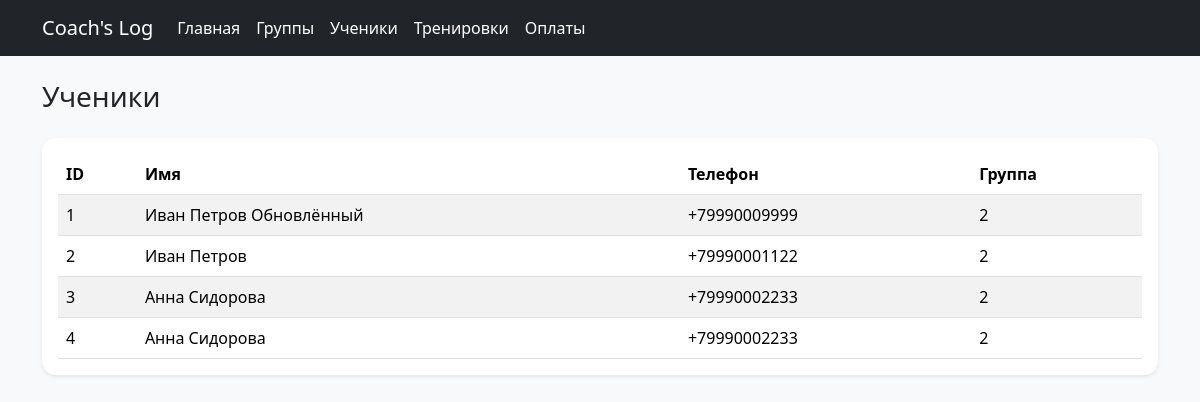
Screenshot of /students-page with the database file from the repository.
### app/models/student.py (models this page shows)
class Student(Base):
    __tablename__ = "students"
    id: Mapped[int] = mapped_column(primary_key=True, index=True)
    full_name: Mapped[str] = mapped_column(String(255), nullable=False)
    phone: Mapped[str | None] = mapped_column(String(30), nullable=True)
    group_id: Mapped[int] = mapped_column(ForeignKey("groups.id"), nullable=False)
    group: Mapped["Group"] = relationship(back_populates="students")
    attendances: Mapped[list["Attendance"]] = relationship(
        back_populates="student",
        cascade="all, delete-orphan"
    )
    payments: Mapped[list["Payment"]] = relationship(
        back_populates="student",
        cascade="all, delete-orphan"
    )

### app/routers/pages.py (the view)
@router.get("/students-page", response_class=HTMLResponse)
def students_page(request: Request, db: Session = Depends(get_db)):
    students = db.query(Student).order_by(Student.id).all()
    return templates.TemplateResponse(
        request=request,
        name="students/list.html",
        context={
            "request": request,
            "students": students,
        },
    )

### app/templates/students/list.html (shortened to what this page needs)
{% extends "base.html" %}
{% block content %}
<h1 class="h3 mb-4">Ученики</h1>
<div class="card shadow-sm">
    <div class="card-body">
        {% if students %}
        <div class="table-responsive">
            <table class="table table-striped">
                <thead>
                    <tr>
                        <th>ID</th>
                        <th>Имя</th>
                        <th>Телефон</th>
                        <th>Группа</th>
                    </tr>
                </thead>
                <tbody>
                    {% for s in students %}
                    <tr>
                        <td>{{ s.id }}</td>
                        <td>{{ s.full_name }}</td>
                        <td>{{ s.phone }}</td>
                        <td>{{ s.group_id }}</td>
                    </tr>
                    {% endfor %}
                </tbody>
            </table>
        </div>
        {% else %}
        <p>Нет учеников</p>
        {% endif %}
    </div>
</div>
{% endblock %}

### app/static/css/styles.css (style rules this page uses)
body { background-color: #f8f9fa; }
.card { border: none; border-radius: 14px; }
.table { margin-bottom: 0; }

### rows the page displays
Student: id "1", full_name "Иван Петров Обновлённый", phone "+79990009999", group_id "2"
Student: id "2", full_name "Иван Петров", phone "+79990001122", group_id "2"
Student: id "3", full_name "Анна Сидорова", phone "+79990002233", group_id "2"
Student: id "4", full_name "Анна Сидорова", phone "+79990002233", group_id "2"
